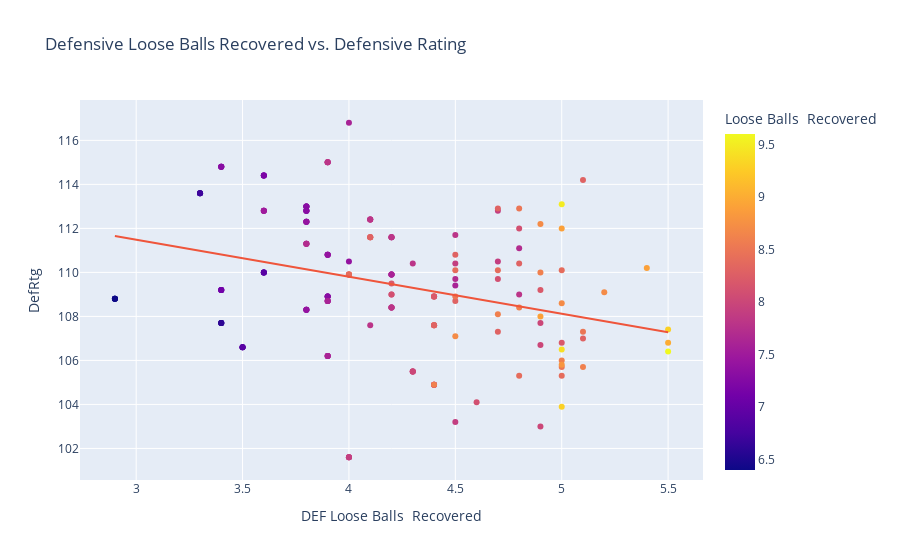

Notebook code cell kept with this figure:
### Code cell
fig = px.scatter(stats_no17, x='DEF Loose Balls  Recovered', y='DefRtg', 
                 title='Defensive Loose Balls Recovered vs. Defensive Rating',
                color='Loose Balls  Recovered',
                 trendline='ols', hover_data=['TEAM'])

fig.show()

results = px.get_trendline_results(fig)
results.px_fit_results.iloc[0].summary()

### Figure 1 — Plotly figure (JSON) as saved in the notebook; plotly's stock layout.template omitted (floating-point values rounded to 4 significant figures; data arrays with more than 128 entries replaced by an {"elided": "..."} marker saying what was removed)
{"data": [{"customdata": {"elided": "180x1 str values"}, "hovertemplate": "DEF Loose Balls  Recovered=%{x}<br>DefRtg=%{y}<br>TEAM=%{customdata[0]}<br>Loose Balls  Recovered=%{marker.color}<extra></extra>", "legendgroup": "", "marker": {"color": {"elided": "180 float values"}, "coloraxis": "coloraxis", "symbol": "circle"}, "mode": "markers", "name": "", "orientation": "v", "showlegend": false, "type": "scatter", "x": {"elided": "180 float values"}, "xaxis": "x", "y": {"elided": "180 float values"}, "yaxis": "y"}, {"hovertemplate": "<b>OLS trendline</b><br>DefRtg = -1.68011 * DEF Loose Balls  Recovered + 116.523<br>R<sup>2</sup>=0.095091<br><br>DEF Loose Balls  Recovered=%{x}<br>DefRtg=%{y} <b>(trend)</b><extra></extra>", "legendgroup": "", "marker": {"symbol": "circle"}, "mode": "lines", "name": "", "showlegend": false, "type": "scatter", "x": {"elided": "180 float values"}, "xaxis": "x", "y": {"elided": "180 float values"}, "yaxis": "y"}], "layout": {"coloraxis": {"colorbar": {"title": {"text": "Loose Balls  Recovered"}}, "colorscale": [[0, "#0d0887"], [0.1111, "#46039f"], [0.2222, "#7201a8"], [0.3333, "#9c179e"], [0.4444, "#bd3786"], [0.5556, "#d8576b"], [0.6667, "#ed7953"], [0.7778, "#fb9f3a"], [0.8889, "#fdca26"], [1, "#f0f921"]]}, "legend": {"tracegroupgap": 0}, "title": {"text": "Defensive Loose Balls Recovered vs. Defensive Rating"}, "xaxis": {"anchor": "y", "domain": [0, 1], "title": {"text": "DEF Loose Balls  Recovered"}}, "yaxis": {"anchor": "x", "domain": [0, 1], "title": {"text": "DefRtg"}}}}
